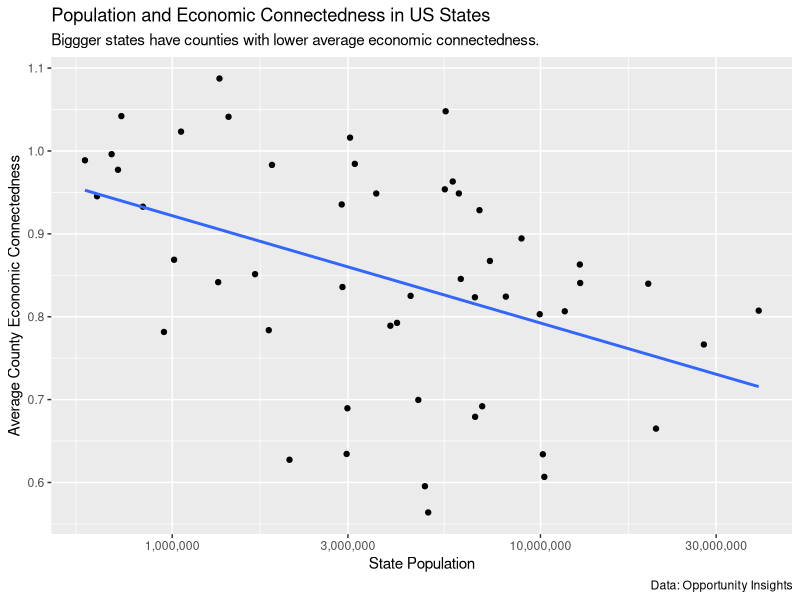

Source code (R):
## ---- chunk 1
#| label: set up
#| echo: false
#| message: false

library(tidyverse)
## ---- chunk 2
#| label: load data
#| echo: false

x <- read_csv("data/social_capital_county.csv", show_col_types = FALSE) |> 
  select(county_name, pop2018, ec_county)
## ---- chunk 3
#| label: clean data
#| echo: false

x |> 
  mutate(state = str_replace(county_name, ".*, ", "")) 
## ---- chunk 4
x |> 
  mutate(state = str_replace(county_name, ".*, ", "")) |> 
  summarise(avg_ec = mean(ec_county),
            .by = state)
## ---- chunk 5
x |> 
  drop_na() |> 
  mutate(state = str_replace(county_name, ".*, ", "")) |> 
  summarise(pop_state = sum(pop2018),
            avg_ec = mean(ec_county),
            .by = state)
## ---- chunk 6
x |> 
  drop_na() |> 
  mutate(state = str_replace(county_name, ".*, ", "")) |> 
  summarise(pop_state = sum(pop2018),
            avg_ec = mean(ec_county),
            .by = state) |> 
  ggplot(aes(x = pop_state, y = avg_ec)) +
    geom_point() +
    geom_smooth(method = "lm", formula = y ~ x, se = FALSE) +
    scale_x_log10(labels = scales::comma_format()) +
    labs(y = "Average County Economic Connectedness",
         x = "State Population",
         title = "Population and Economic Connectedness in US States",
         subtitle = "Biggger states have counties with lower average economic connectedness.",
         caption = "Data: Opportunity Insights") 
